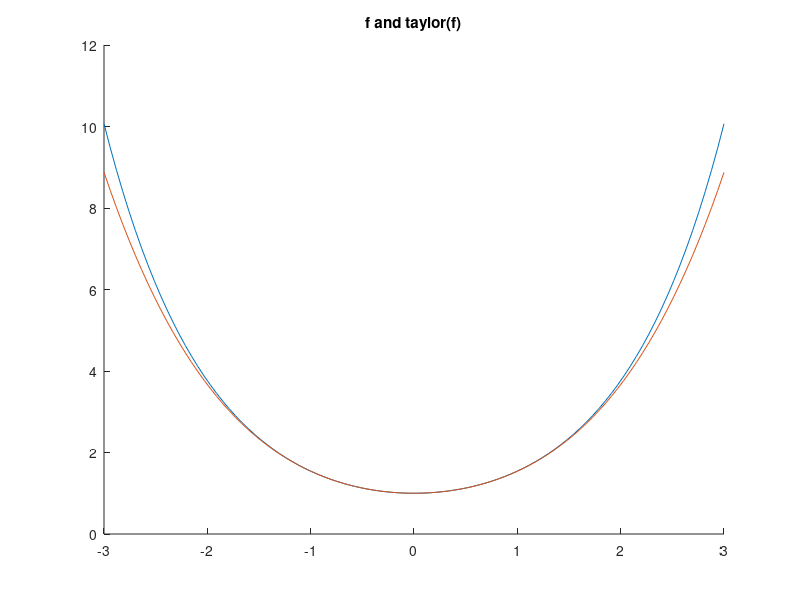
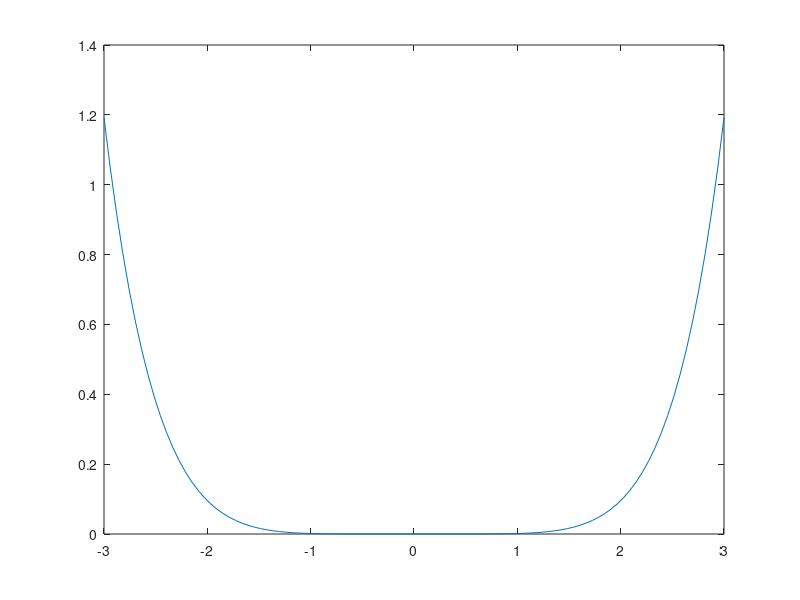
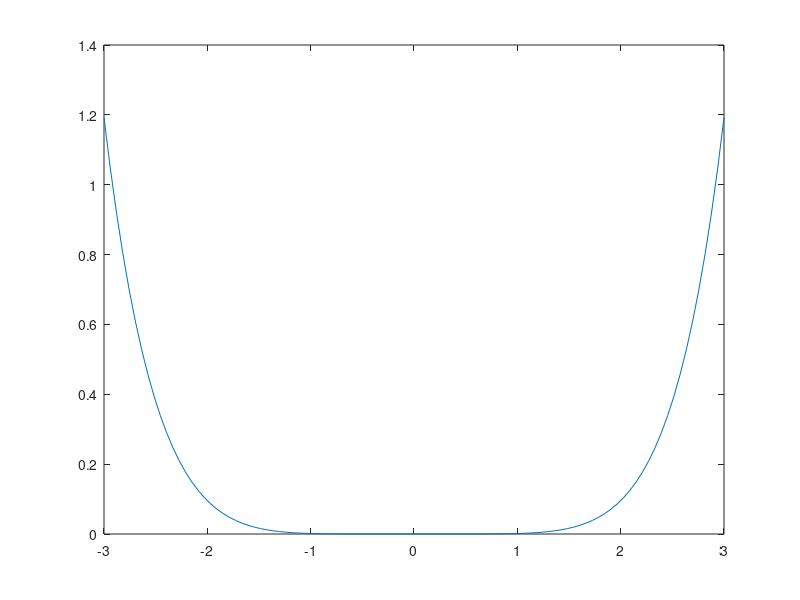

Reproduce these figures in MATLAB, in order.
I = linspace(-3, 3);
f = @(x) (cosh(x));
p = @(x) (1 + (1/2)*x.^2 + (1/24)* x.^4);
err = @(x) (abs(f(x) - p(x)));

figure(1);
title("f and taylor(f)");

hold on;
plot(I, f(I));
plot(I, p(I));
hold off;

figure(2);
title("err");
plot(I, err(I));

figure(3);
title("err, logy");
plot(I, err(I));